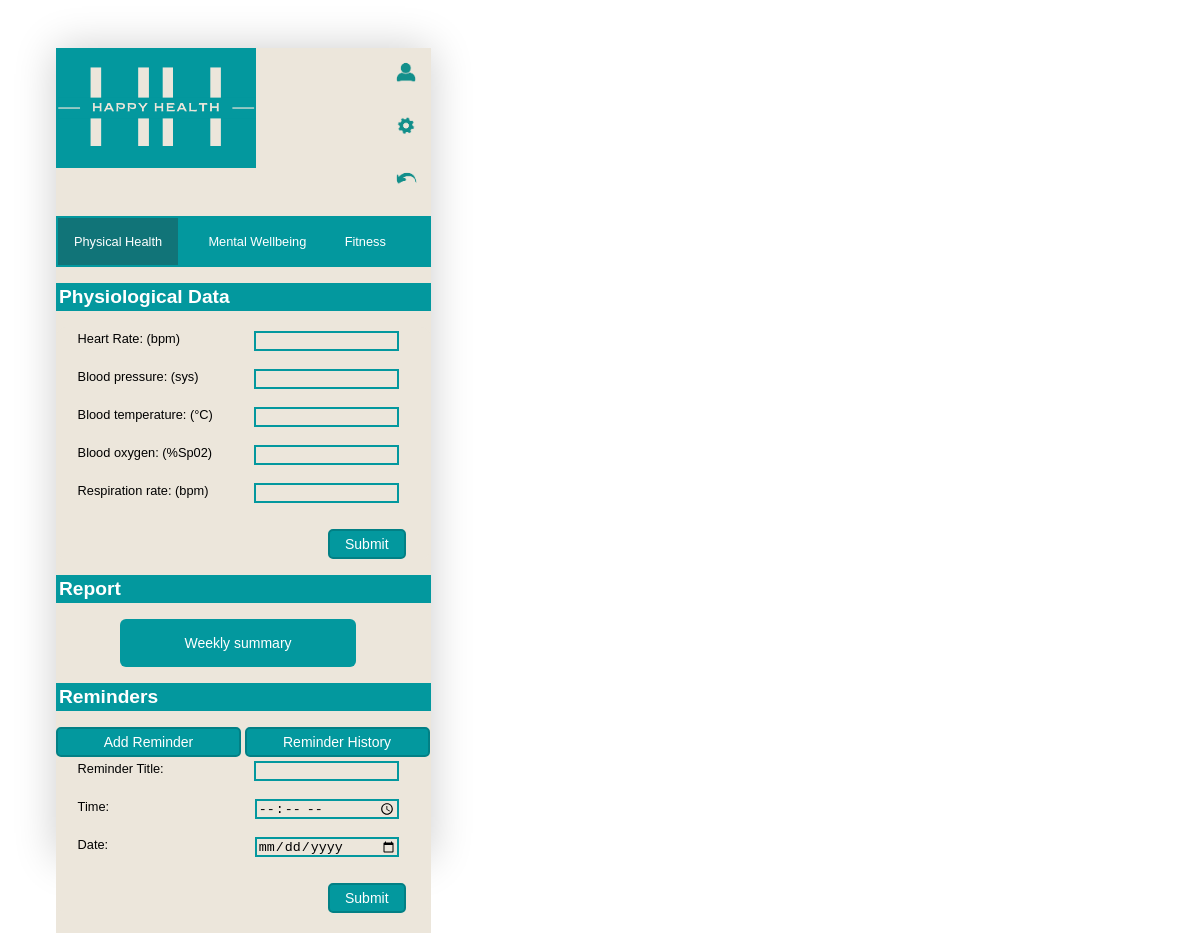
Before: /addReminder.php with the older database file.
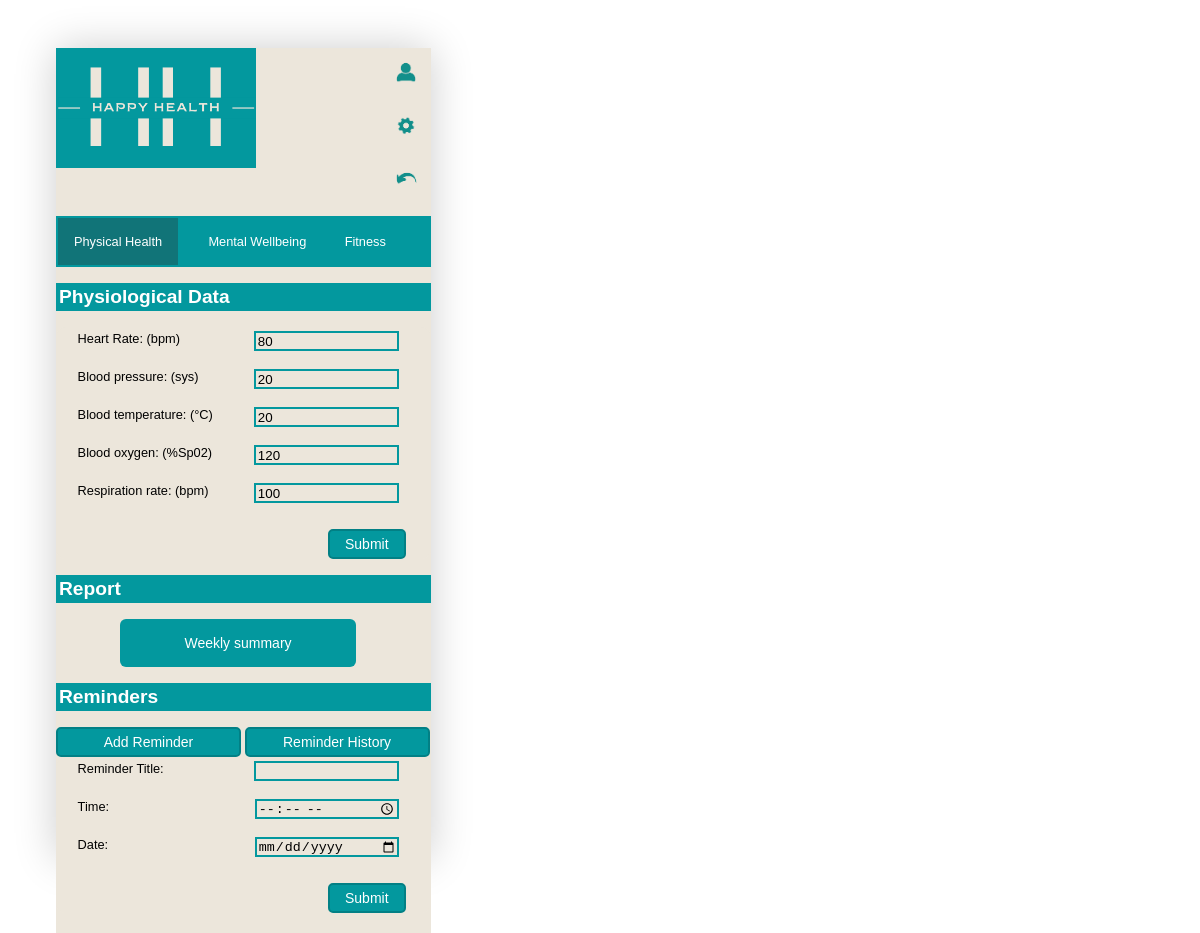
After: the same page with the newer database file.
### tables this page shows
CREATE TABLE `physiologicaldata` (
  `Id` int(10) NOT NULL,
  `heartRate` int(10) NOT NULL,
  `bloodPressure` int(10) NOT NULL,
  `bloodTemperature` int(10) NOT NULL,
  `bloodOxygen` int(10) NOT NULL,
  `respirationRate` int(10) NOT NULL
);

### addReminder.php (the view, shortened to what this page needs)
<!DOCTYPE html>
<html lang="en">
<head>
    <link rel="stylesheet" href="style.css">
</head>
<body>
<div class="container">
    <header>
        <a href=Physical_Form.php><img class="logo" src="images/logo.png" width="200" height="120" title="Homepage" alt="Happy Health Logo"></a>
        <div class="icon">
            <img src="images/profile.png" width="50" height="50" alt="profile icon"><br>
            <img src="images/setting.png" width="50" height="50" alt="setting icon"><br>
            <a href=Physical_Form.php><img src="images/backarrow.png" width="50" height="50" alt="backarrow icon"></a><br>
        </div>
    </header>
    <br><br><br>
    <nav>
        <ul>
            <li><a href="Physical_Form.php"  class="active">Physical Health</a></li>
            <li><a href="mental.html">Mental Wellbeing</a></li>
            <li><a href="fitness.html">Fitness</a></li>
        </ul>
    </nav>
    <main>
        <section>
            <h2>Physiological Data</h2>
            <form action="Add%20Reminder.php" method="post" id="health">
                <?php
                $conn = new mysqli('localhost','root','','users');
                if($conn->connect_error){
                    echo "$conn->connect_error";
                    die("Connection Failed : ". $conn->connect_error);
                }else {
                $result = mysqli_query($conn,"SELECT * FROM physiologicaldata");
                while( $row = mysqli_fetch_assoc( $result ) )
                {
                    $heartRate = $row['heartRate'];
                    $bloodPressure = $row['bloodPressure'];
                    $bloodTemperature = $row['bloodTemperature'];
                    $bloodOxygen = $row['bloodOxygen'];
                    $respirationRate = $row['respirationRate'];
                }
                ?>
                <fieldset>
                    <div class="form_input-group">
                        <label for="heart">Heart Rate: (bpm)</label>
                        <input type="text" name="heart" id="heart" pattern="^[0-9]{3}$" class="form_input" value="<?php echo $heartRate ?>" autofocus>
                    </div>
                    <div class="form_input-group">
                        <label for="blood_pressure">Blood pressure: (sys)</label>
                        <input type="text" name="sys" id="blood_pressure" pattern="^[0-9]{3}$" class="form_input" value="<?php echo $bloodPressure ?>" autofocus> <br>
                    </div>
                    <div class="form_input-group">
                        <label for="blood_temperature">Blood temperature: (°C)</label>
                        <input type="text" name="temperature" id="blood_temperature" pattern="^[0-9]{3}$" class="form_input" value="<?php echo $bloodTemperature ?>" autofocus>
                    </div>
                    <div class="form_input-group" >
                        <label for="blood_oxygen">Blood oxygen: (%Sp02)</label>
                        <input type="text" name="oxygen" id="blood_oxygen" pattern="^[0-9]{3}$" class="form_input" value="<?php echo $bloodOxygen ?>" autofocus>
                    </div>
                    <div class="form_input-group">
                        <label for="respiration_rate">Respiration rate: (bpm)</label>
                        <input type="text" name="respiration" id="respiration_rate" pattern="^[0-9]{3}$" class="form_input" value="<?php echo $respirationRate ?>" autofocus>
                    </div>
                </fieldset>
                <button class="form_button" type="submit">Submit</button>
            </form>
        </section>
        <?php
        }
        ?>
        <section>
            <h2>Report</h2>
            <button class="report_button" type="submit">Weekly summary</button> <br>
        </section>
        <section>
            <h2>Reminders</h2>
            <a href="addReminder.php">
                <button class="form_button4" type="submit">Add Reminder</button>
            </a>
            <a href="Reminder%20History.php">
                <button class="form_button4" type="submit">Reminder History</button><br>
            </a>
            <form action="" method="get" id="addReminder">
                <fieldset>
                    <div class="form_input-group">
                        <label for="title">Reminder Title:</label>
                        <input type="text" name="reminder" id="title" pattern="^[a-zA-Z0-9]+$" class="form_input" autofocus required>
                    </div>
                    <div class="form_input-group">
                        <label for="time">Time:</label>
                        <input type="time" id="time" name="time" class="form_input" autofocus required>
                    </div>
                    <div class="form_input-group">
                        <label for="date">Date:</label>
                        <input type="date" name="reminder" id="date" class="form_input" autofocus>
                    </div>
                </fieldset>
                <button class="form_button" type="submit">Submit</button>
            </form>
        </section>
    </main>
</div>
</body>
</html>

Changed rows visible on the page:
added physiologicaldata: heart "80", sys "20", temperature "20", oxygen "120", respiration "100"
